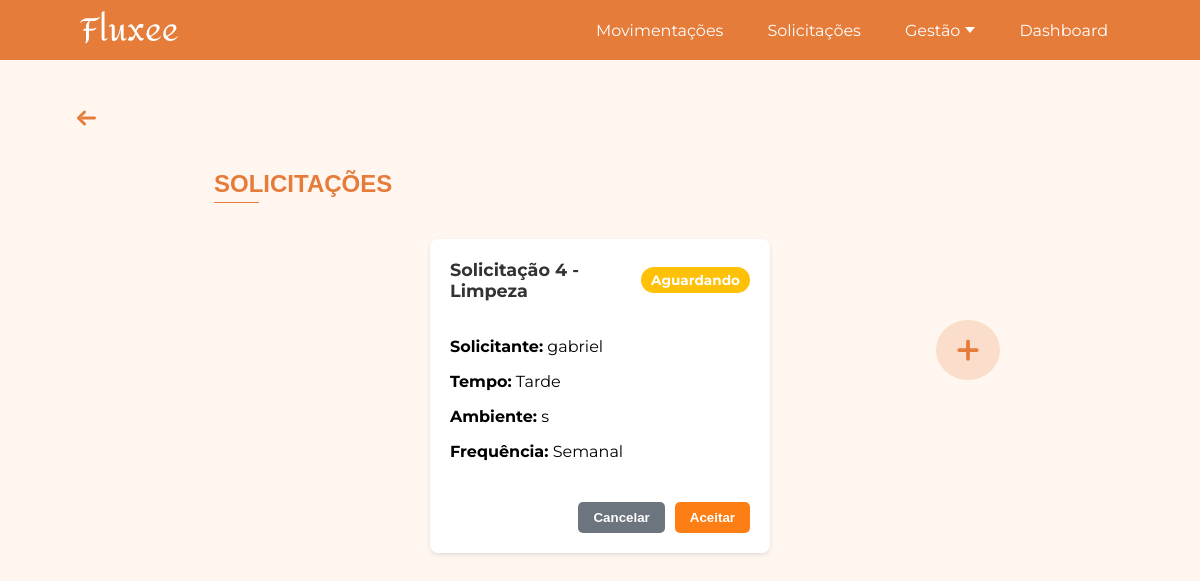
Page /solicitacoes/ (signed in) on the earlier database version.
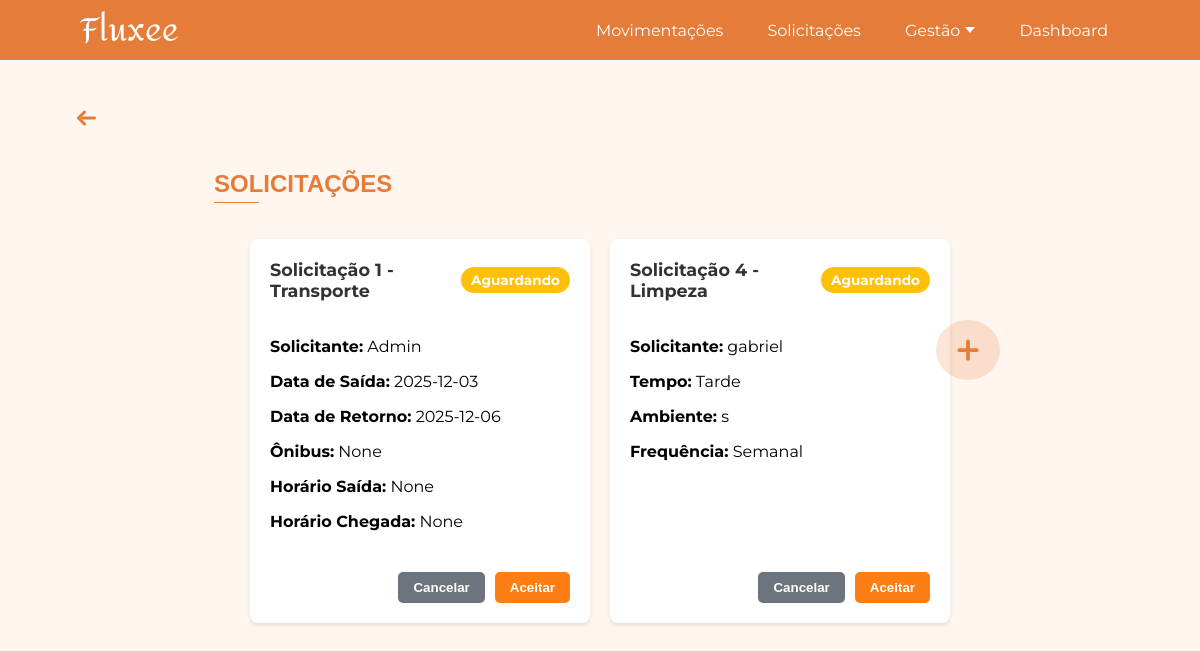
Same page on the later database version.
### app/models.py (models this page shows, shortened)
class SolicitacaoLimpeza(db.Model):
    __tablename__ = 'solicitacao_limpeza'
    id = db.Column(db.Integer, primary_key=True)
    solicitante = db.Column(db.String(200))
    servico_id = db.Column(db.Integer, db.ForeignKey('services.id'), nullable=True)
    tempo = db.Column(db.String)
    ambiente = db.Column(db.String)
    frequencia = db.Column(db.String)
    status = db.Column(db.String(50), nullable=False, default="Aguardando")

class SolicitacaoTransporte(db.Model):
    __tablename__ = 'solicitacao_transporte'
    id = db.Column(db.Integer, primary_key=True)
    solicitante = db.Column(db.String(200))
    servico_id = db.Column(db.Integer, db.ForeignKey('services.id'), nullable=True)
    data_saida = db.Column(db.String)
    data_retorno = db.Column(db.String)
    quantidade_de_onibus = db.Column(db.Integer)
    horario_de_saida = db.Column(db.String)
    horario_de_chegada = db.Column(db.String)
    status = db.Column(db.String(50), nullable=False, default="Aguardando")

### app/view.py (the view)
@app.route('/solicitacoes/')
@login_required
def solicitacoes():
    solicitacoes_produto_models = Solicitacao.query.options(db.joinedload(Solicitacao.disciplina), db.joinedload(Solicitacao.produto)).filter_by(status="Aguardando").all()
    solicitacoes_produto_dto = [
        SolicitacaoProdutoDTO(
            id=s.id,
            nome=s.nome,
            disciplina_nome=s.disciplina.nome if s.disciplina else "N/A",
            produto_nome=s.produto.nome if s.produto else "N/A",
            quantidade=s.quantidade,
            data_limite=s.data_limite,
            finalidade=s.finalidade,
            status=s.status
        ) for s in solicitacoes_produto_models
    ]
    solicitacoes_transporte_models = SolicitacaoTransporte.query.filter_by(status="Aguardando").all()
    solicitacoes_transporte_dto = [
        SolicitacaoTransporteDTO(
            id=s.id,
            solicitante=s.solicitante,
            servico_id=s.servico_id,
            data_saida=s.data_saida,
            data_retorno=s.data_retorno,
            quantidade_de_onibus=s.quantidade_de_onibus,
            horario_de_saida=s.horario_de_saida,
            horario_de_chegada=s.horario_de_chegada,
            status=s.status
        ) for s in solicitacoes_transporte_models
    ]
    solicitacoes_seguranca_models = SolicitacaoSeguranca.query.filter_by(status="Aguardando").all()
    solicitacoes_seguranca_dto = [
        SolicitacaoSegurancaDTO(
            id=s.id,
            solicitante=s.solicitante,
            servico_id=s.servico_id,
            data_inicio=s.data_inicio,
            area_atuacao=s.area_atuacao,
            turno=s.turno,
            status=s.status
        ) for s in solicitacoes_seguranca_models
    ]
    solicitacoes_limpeza_models = SolicitacaoLimpeza.query.filter_by(status="Aguardando").all()
    solicitacoes_limpeza_dto = [
        SolicitacaoLimpezaDTO(
            id=s.id,
            solicitante=s.solicitante,
            servico_id=s.servico_id,
            tempo=s.tempo,
            ambiente=s.ambiente,
            frequencia=s.frequencia,
            status=s.status
        ) for s in solicitacoes_limpeza_models
    ]
    solicitacoes = solicitacoes_produto_dto + solicitacoes_transporte_dto + solicitacoes_seguranca_dto + solicitacoes_limpeza_dto
    return render_template(
        'solicitacoes.html',
        solicitacoes=solicitacoes,
    )

### app/models.py (called while the page is built)
@login_manager.user_loader
def load_user(user_id):
    return User.query.get(int(user_id))

### app/templates/solicitacoes.html (shortened to what this page needs)
<!DOCTYPE html>
<html lang="pt-BR">
<head>
    <link rel="stylesheet" href="{{ url_for('static', filename='css/home.css') }}">
    <link rel="stylesheet" href="{{ url_for('static', filename='css/solicitacoes.css') }}">
</head>
<body>
    {% include 'componentes/alertas/alerta_sucesso.html' %}
    {% include 'componentes/header/header.html' %}
{% with texto="SOLICITAÇÕES" %}
        {% include 'componentes/titulos/titulo.html' %}
    {% endwith %}
    <div class="gestao-botao">
        {% include 'componentes/botoes/botao_gestao_add_solicitacao.html' %}
    </div>
    <div class="solicitacoes-container">
        {% for solicitacao in solicitacoes %}
            {% include 'componentes/cards/card_solicitacao.html' %}
        {% endfor %}
    </div>
</body>
</html>

### app/templates/componentes/cards/card_solicitacao.html
<div class="solicitacao-card">
    <div class="header">
        <span class="id-solicitacao">Solicitação {{ solicitacao.id }} - {{ solicitacao.categoria }}</span>
        <span class="status {{ solicitacao.status | lower }}">{{ solicitacao.status }}</span>
    </div>
    <div class="content">
        <p><strong>Solicitante:</strong> {{ solicitacao.solicitante }}</p>
        {% if solicitacao.categoria == "Transporte" %}
            <p><strong>Data de Saída:</strong> {{ solicitacao.data_saida }}</p>
            <p><strong>Data de Retorno:</strong> {{ solicitacao.data_retorno }}</p>
            <p><strong>Ônibus:</strong> {{ solicitacao.quantidade_de_onibus }}</p>
            <p><strong>Horário Saída:</strong> {{ solicitacao.horario_de_saida }}</p>
            <p><strong>Horário Chegada:</strong> {{ solicitacao.horario_de_chegada }}</p>
        {% elif solicitacao.categoria == "Limpeza" %}
            <p><strong>Tempo:</strong> {{ solicitacao.tempo }}</p>
            <p><strong>Ambiente:</strong> {{ solicitacao.ambiente }}</p>
            <p><strong>Frequência:</strong> {{ solicitacao.frequencia }}</p>
        {% elif solicitacao.categoria == "Segurança" %}
            <p><strong>Data de Início:</strong> {{ solicitacao.data_inicio }}</p>
            <p><strong>Área de Atuação:</strong> {{ solicitacao.area_atuacao }}</p>
            <p><strong>Turno:</strong> {{ solicitacao.turno }}</p>
        {% elif solicitacao.categoria == "Produto" %}
            <p><strong>Nome:</strong> {{ solicitacao.nome }}</p>
            <p><strong>Finalidade:</strong> {{ solicitacao.finalidade }}</p>
        {% endif %}
    </div>
    <div class="actions">
        {% if solicitacao.status != "Concluido" and solicitacao.status != "Cancelado" %}
        <button type="button" class="btn-cancelar open-confirmation-modal"
                data-solicitacao-id="{{ solicitacao.id }}"
                data-solicitacao-categoria="{{ solicitacao.categoria }}"
                data-new-status="Cancelado"
                data-confirmation-message="Tem certeza que deseja cancelar esta solicitação (ID: {{ solicitacao.id }})?">
            Cancelar
        </button>
        <button type="button" class="btn-aceitar open-confirmation-modal"
                data-solicitacao-id="{{ solicitacao.id }}"
                data-solicitacao-categoria="{{ solicitacao.categoria }}"
                data-new-status="Concluido"
                data-confirmation-message="Tem certeza que deseja aceitar esta solicitação (ID: {{ solicitacao.id }})?">
            Aceitar
        </button>
        {% endif %}
    </div>
</div>

Differences in the rows shown:
added SolicitacaoTransporte: id "1", categoria "Transporte", status "Aguardando", solicitante "Admin", data_saida "2025-12-03", data_retorno "2025-12-06", quantidade_de_onibus "None", horario_de_saida "None", horario_de_chegada "None"
